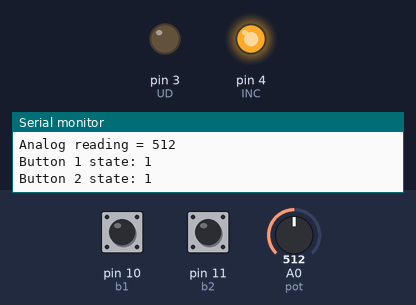
The sketch below on a simulated Arduino Uno, built with avr-gcc and run on an emulated ATmega328P. Shown: output pins drawn as LEDs (lit = HIGH), the last lines printed to the serial monitor. Dashed ring = blinking. The inputs (shaded band) are chosen by the test bench; at power-on: pin 10 (b1) HIGH, pin 11 (b2) HIGH, A0 (pot) = 512. Pins used as bus, display or sensor lines are not drawn.

Above: at 1.3 s.
1.4 s: pin 10 (b1) pulled LOW for 1 s
At 3.1 s:
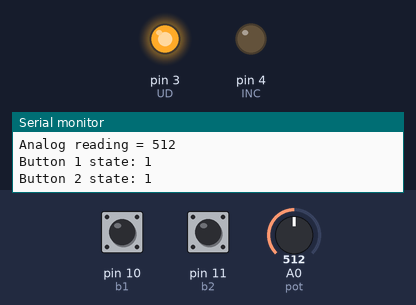
3.9 s: pin 11 (b2) pulled LOW for 3.2 s
At 8.2 s:
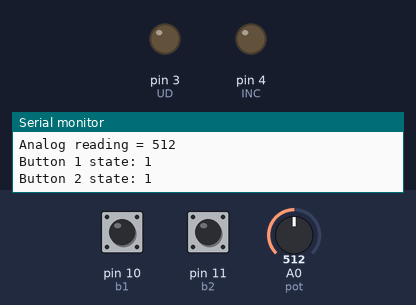
8.6 s: pin 10 (b1) pulled LOW for 0.6 s
At 9.4 s:
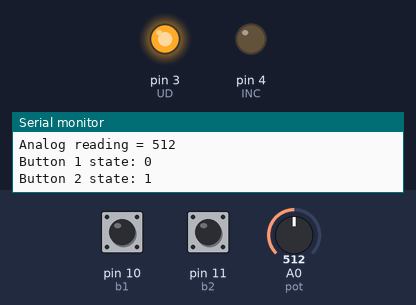
10.7 s: pin 10 (b1) pulled LOW for 3.2 s
At 11.4 s:
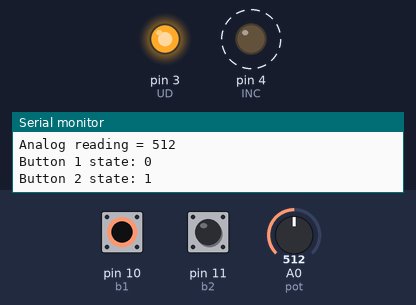
Timing chart, 0 to 15.3 s (numbered marks = the images above; inputs shaded):
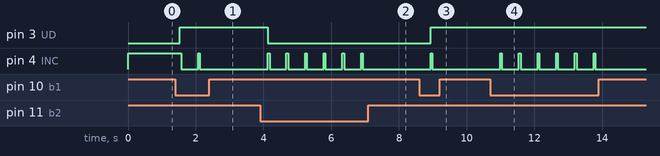

Measured:
- after the input at 1.4 s, pin 3 (UD): LOW → HIGH after 0.12 s; pin 4 (INC): HIGH → LOW after 0.17 s, → HIGH 0.50 s later, → LOW 0.05 s later
- after the input at 3.9 s, pin 3 (UD): HIGH → LOW after 0.23 s; pin 4 (INC): alternates HIGH for 0.05 s and LOW for 0.50 s, 12 changes in all, then stays LOW, starting after 0.23 s
- after the input at 8.6 s, pin 3 (UD): LOW → HIGH after 0.34 s; pin 4 (INC): LOW → HIGH after 0.34 s, → LOW 0.05 s later
- after the input at 10.7 s, pin 4 (INC): alternates HIGH for 0.05 s and LOW for 0.50 s, 12 changes in all, then stays LOW, starting after 0.29 s

The sketch:

Control_digital_pot_using_external_buttons.ino
```cpp
/* Digital Pot 2 Button UP and Down Volume by Peter Forrer
 *  Modified to include debouncing and INPUT_PULLUP for buttons.
 */

int pot = A0; // Analog pin to read the potentiometer wiper output (RW)
int b1 = 10;  // Button 1 pin (Increase resistance)
int b2 = 11;  // Button 2 pin (Decrease resistance)

int buttonState = 0;   // Current state of button 1
int buttonState2 = 0;  // Current state of button 2

unsigned long lastPressTimeB1 = 0; // Last press time for button 1
unsigned long lastPressTimeB2 = 0; // Last press time for button 2

const int debounceDelay = 50; // Debounce delay in milliseconds

#define CS 2    // Chip Select pin
#define UD 3    // Up/Down pin
#define INC 4   // Increment pin

void setup() {
  Serial.begin(9600);
  Serial.println("X9C104S Digital POT Test");

  // Digital Potentiometer pins
  pinMode(CS, OUTPUT);
  pinMode(UD, OUTPUT);
  pinMode(INC, OUTPUT);

  // Buttons with internal pull-up resistors
  pinMode(b1, INPUT_PULLUP);
  pinMode(b2, INPUT_PULLUP);

  // Ensure the digital pot starts in a known state
  digitalWrite(CS, HIGH);
  digitalWrite(INC, HIGH);
  digitalWrite(UD, LOW);
}

//===================================================
// Function to store the current potentiometer setting
void store() {
  digitalWrite(INC, HIGH);
  digitalWrite(CS, HIGH);
  delay(50);
  digitalWrite(CS, LOW);
}

// Function to increase resistance
void Up() {
  digitalWrite(CS, LOW);
  digitalWrite(UD, HIGH);
  digitalWrite(INC, HIGH);
  delay(50);
  digitalWrite(INC, LOW);
}

// Function to decrease resistance
void Down() {
  digitalWrite(CS, LOW);
  digitalWrite(UD, LOW);
  digitalWrite(INC, HIGH);
  delay(50);
  digitalWrite(INC, LOW);
}
//======================================================

void loop() {
  // Read button states
  buttonState = digitalRead(b1);
  buttonState2 = digitalRead(b2);

  // Handle button 1 (Increase resistance)
  if (buttonState == LOW && millis() - lastPressTimeB1 > debounceDelay) {
    lastPressTimeB1 = millis(); // Update last press time
    Up();
  }

  // Handle button 2 (Decrease resistance)
  if (buttonState2 == LOW && millis() - lastPressTimeB2 > debounceDelay) {
    lastPressTimeB2 = millis(); // Update last press time
    Down();
  }

  // Store the current setting if both buttons are pressed
  if (buttonState == LOW && buttonState2 == LOW) {
    store();
  }

  // Read and print the analog value from the wiper (RW pin)
  int Read = analogRead(pot);
  Serial.print("Analog reading = ");
  Serial.println(Read);

  // Print button states for debugging
  Serial.print("Button 1 state: ");
  Serial.println(buttonState);
  Serial.print("Button 2 state: ");
  Serial.println(buttonState2);

  delay(500); // Small delay to stabilize readings
}
```
